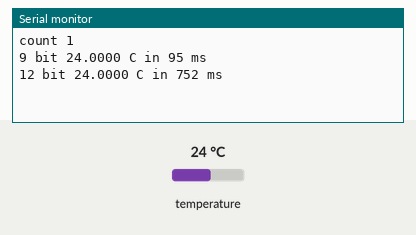
Simulated run of this sketch. Board: ESP32. On the bench: the last lines printed to the serial monitor. The test bench sets the inputs (shaded band); at power-on: temperature 24 °C.

Above: at 2.0 s.
2.1 s: temperature set to 12 °C
At 3.9 s:
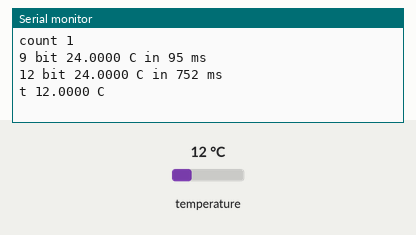
5.9 s: temperature set to 19 °C
At 7.6 s:
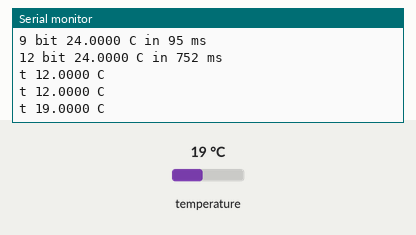

Measured:
- after the input at 2.1 s, the serial monitor: prints a new line after 0.55 s (image 1)
- after the input at 5.9 s, the serial monitor: prints a new line after 0.28 s (image 2)

The sketch:

dallas-temperature.ino
```cpp
// dallas-temperature — tests assert: one DS18B20 on GPIO4 (a 4.7 kOhm pull-up to 3V3) under
// OneWire 2.3.8 and DallasTemperature 4.0.6. Setup prints "count <n>", then at 9 bits and at 12:
// requestTemperatures() and "<bits> bit <celsius, 4 decimals> C in <ms> ms". Then each second
// "t <celsius> C".

#include <OneWire.h>
#include <DallasTemperature.h>

OneWire oneWire(4);
DallasTemperature sensors(&oneWire);

void measure(uint8_t bits) {
  sensors.setResolution(bits);
  unsigned long start = millis();
  sensors.requestTemperatures();
  unsigned long took = millis() - start;
  Serial.printf("%u bit %.4f C in %lu ms\n", bits, sensors.getTempCByIndex(0), took);
}

void setup() {
  Serial.begin(115200);
  sensors.begin();
  Serial.printf("count %u\n", sensors.getDeviceCount());
  measure(9);
  measure(12);
}

void loop() {
  delay(1000);
  sensors.requestTemperatures();
  Serial.printf("t %.4f C\n", sensors.getTempCByIndex(0));
}
```
